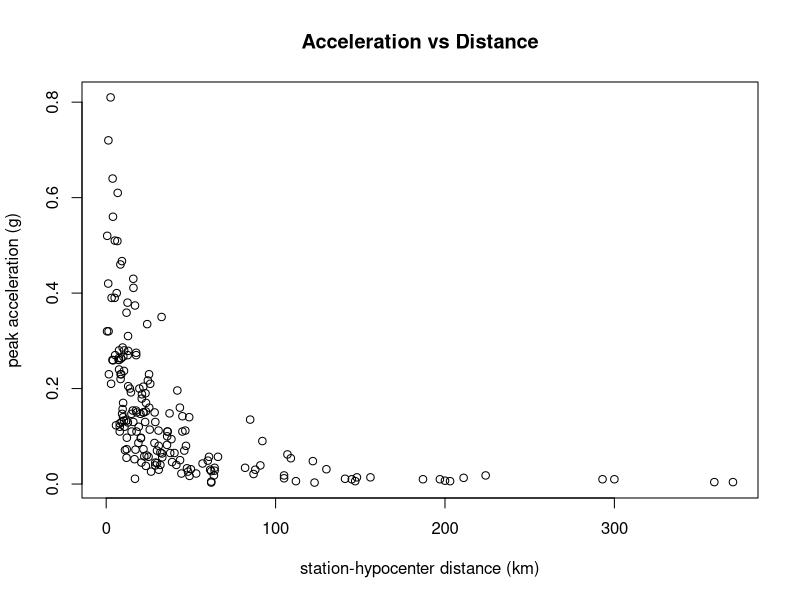

R code for this plot:
## ---- chunk 1
plot(attenu$dist, attenu$accel, 
     xlab="station-hypocenter distance (km)", 
     ylab="peak acceleration (g)")
title(main="Acceleration vs Distance")
